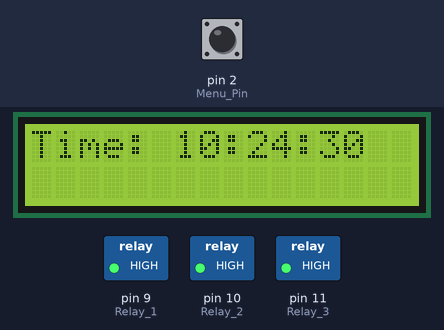
Simulated run of this sketch. Board: Arduino Uno, built with avr-gcc and run on an emulated ATmega328P. On the bench: 16×2 character LCD, switched loads named in the sketch (green lamp = pin HIGH). The test bench sets the inputs (shaded band); at power-on: pin 2 (Menu_Pin) HIGH. The local clock reads 2024-03-15 10:24:30 at power-on unless the sketch sets it.

Above: at 1.2 s.
1.3 s: pin 2 (Menu_Pin) pulled LOW for 0.15 s
At 2.4 s:
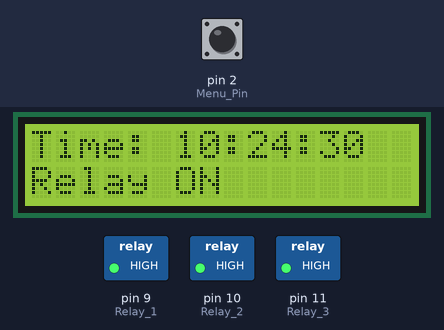
4.4 s: pin 2 (Menu_Pin) pulled LOW for 0.15 s
7.5 s: pin 2 (Menu_Pin) pulled LOW for 1 s
11.5 s: pin 2 (Menu_Pin) pulled LOW for 3.2 s
17.7 s: pin 2 (Menu_Pin) pulled LOW for 0.15 s
20.8 s: pin 2 (Menu_Pin) pulled LOW for 0.15 s
Timing chart, 0 to 23.8 s (numbered marks = the images above; inputs shaded):
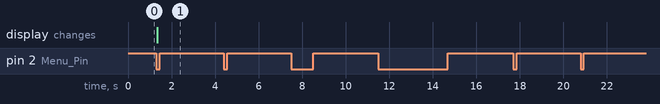

Measured:
- after the input at 1.3 s, the display: changes after 0.05 s (image 1)
- after the input at 4.4 s, every drawn part: stays the same
- after the input at 7.5 s, every drawn part: stays the same
- after the input at 11.5 s, every drawn part: stays the same
- after the input at 17.7 s, every drawn part: stays the same
- after the input at 20.8 s, every drawn part: stays the same

The sketch:

rtc_lcd_3_relay_Control2.ino
```cpp
#include <Wire.h> // Library for I2C communication
#include <SPI.h>  // not used here, but needed to prevent a RTClib compile error
#include "RTClib.h"
#include <LiquidCrystal_I2C.h> // Library for LCD
LiquidCrystal_I2C lcd(0x27, 16, 2);

RTC_DS1307 RTC;     // Setup an instance of DS1307 naming it RTC

int Relay_1 = 9;
int Relay_2 = 10;
int Relay_3 = 11;
int Relay_on_time = 17;
int Relay_off_time = 18;
int Menu_Pin = 2;
int sigk;
int counte = 0;
DateTime now;


void setup() {
  // put your setup code here, to run once:
  pinMode(Relay_1, OUTPUT);
  pinMode(Relay_2, OUTPUT);
  pinMode(Relay_3, OUTPUT);
  digitalWrite(Relay_1, HIGH);
  digitalWrite(Relay_2, HIGH);
  digitalWrite(Relay_3, HIGH);
  pinMode(Menu_Pin, INPUT_PULLUP);
  Wire.begin(); // Start the I2C

  lcd.init();
  lcd.backlight();
  RTC.begin();  // Init RTC
  now = RTC.now();

}

void loop() {

  sigk = digitalRead(Menu_Pin);
  if (sigk == LOW) {
    counte++;

  }
  if (counte > 3) {
    counte = 0;

  }
  if (counte > 0) {

   // lcd.clear();
    lcd.setCursor(0, 0);
    lcd.print("Relay OFF");
    lcd.setCursor(0, 1);
    lcd.print("Relay ON");
    lcd.setCursor(9, 0);
    lcd.print("R");


  }

  if (now.minute() == Relay_on_time) {
    digitalWrite(Relay_1, LOW);
    digitalWrite(Relay_2, LOW);
    digitalWrite(Relay_3, LOW);
    lcd.setCursor(0, 1);
    lcd.print("Relay ON");


  }
  if (now.minute() == Relay_off_time) {
    digitalWrite(Relay_1, HIGH);
    digitalWrite(Relay_2, HIGH);
    digitalWrite(Relay_3, HIGH);
    lcd.setCursor(0, 1);
    lcd.print("Relay OFF");
  }
  else {

    lcd.setCursor(0, 0);
    lcd.print("Time: ");
    lcd.setCursor(6, 0);
    lcd.print(now.hour(), DEC);
    lcd.print(":");
    lcd.print(now.minute(), DEC);
    lcd.print(":");
    lcd.print(now.second(), DEC);
    lcd.print(" ");

  }


}
```
